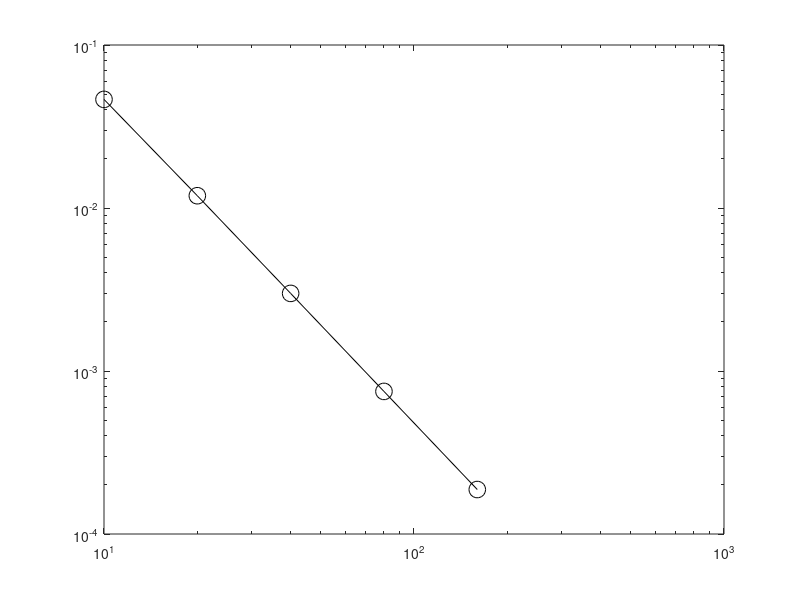

Source code (MATLAB):
clear all
close all
for i=1:5
    N(i)=10*2^(i-1);
end

for j=1:5
n=N(j);
a=0; b=1;h=(b-a)/n;

f=@(x, t) 2*x*t;
ex=@(x) exp(x.^2);
y(1)=1;
y(2)=y(1)+h*f(a, y(1));

i=0;
for x=a+h:h:b
    i=i+1;
    k=i+1;
    xx(i)=x;
    y(k+1)=y(k-1)+2*h*f(x, y(k));
end
x1=a:h:b;
exact=ex(x1);

err(j)=norm(exact(n+1)-y(n+1));
end

figure(1), clf;
loglog(N, err, '-ko', 'MarkerSize',12);
p=polyfit(log(N'),log(err),1);
slope = p(1)
